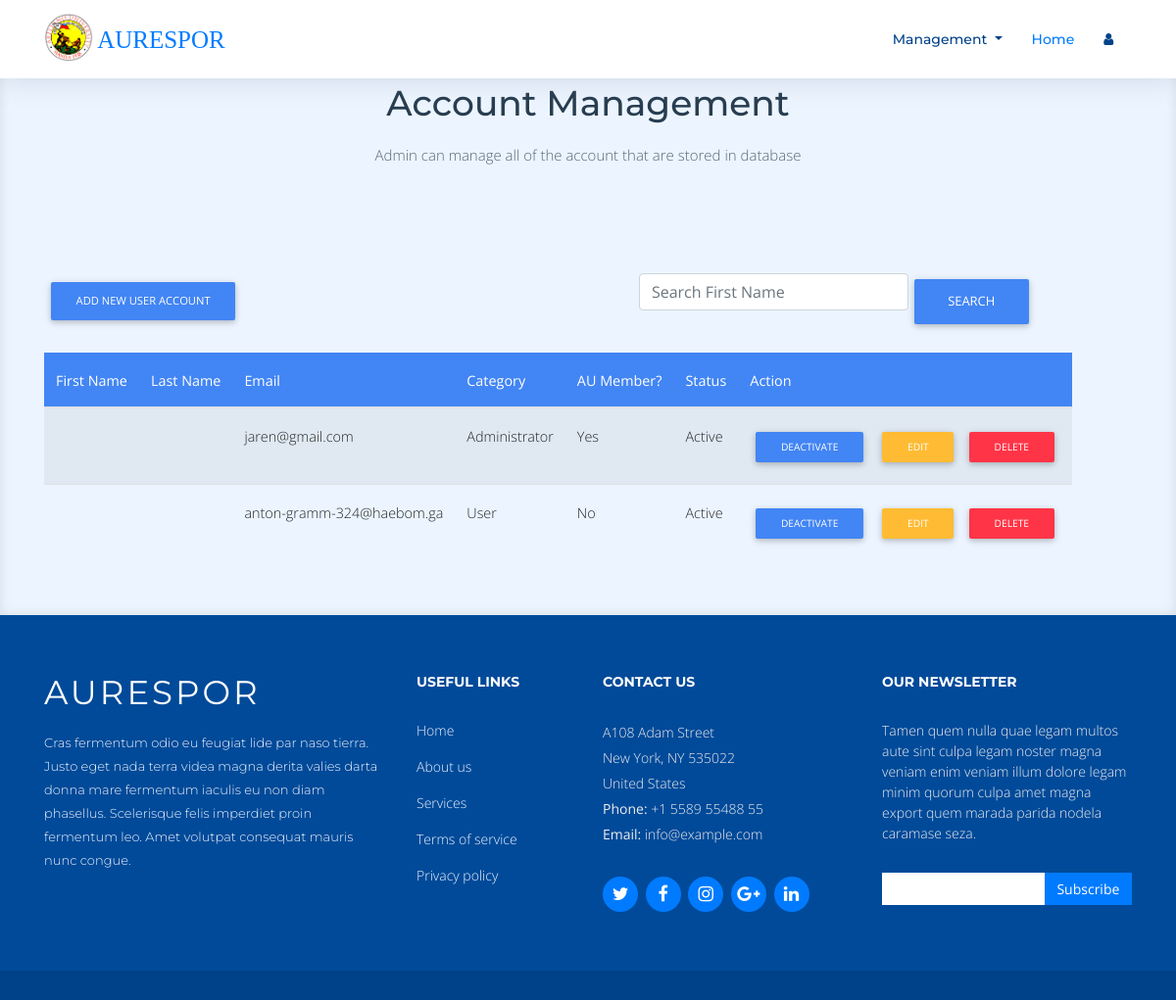
Before: /old/admindashboard.php with the older database file.
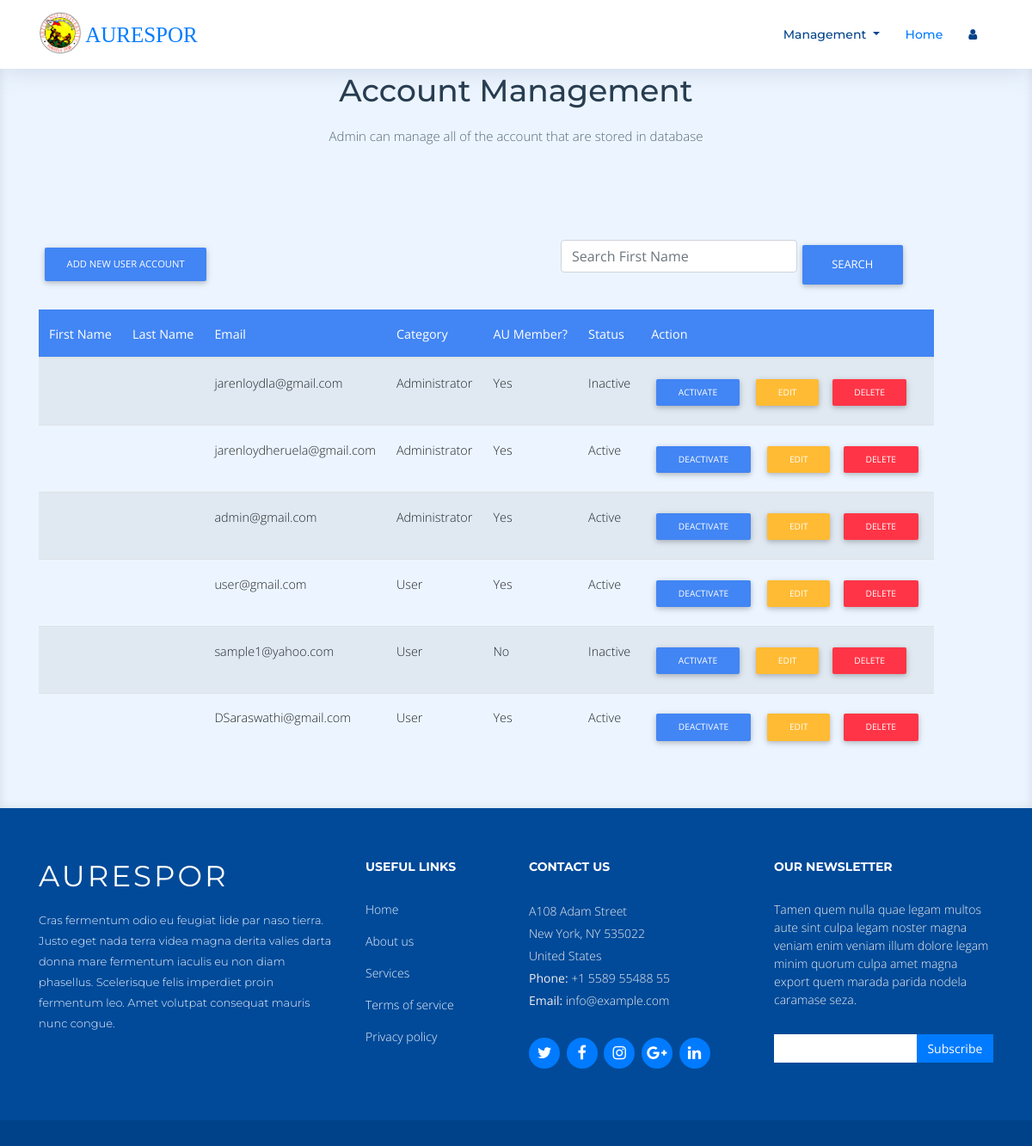
After: the same page with the newer database file.
### tables this page shows
CREATE TABLE `tblaccount` (
  `id` int(100) NOT NULL,
  `name` varchar(200) NOT NULL,
  `email` varchar(200) NOT NULL,
  `pass` varchar(200) NOT NULL,
  `status` varchar(20) NOT NULL,
  `ucategory` varchar(20) NOT NULL,
  `au_member` varchar(20) NOT NULL,
  `subcribe` varchar(20) NOT NULL,
  `datesub_start` varchar(20) NOT NULL,
  `datesub_end` varchar(20) NOT NULL
);

### old/admindashboard.php (the view, shortened to what this page needs)
<!DOCTYPE html>
<html lang="en">
<head>
  <link rel="stylesheet" href="https://use.fontawesome.com/releases/v5.11.2/css/all.css">
  <link rel="stylesheet" href="css/bootstrap.min.css">
	<link rel="stylesheet" href="css/mdb.min.css">
  <link href="./resource/lib/font-awesome/css/font-awesome.min.css" rel="stylesheet">
  <link href="./resource/lib/animate/animate.min.css" rel="stylesheet">
  <link href="./resource/lib/ionicons/css/ionicons.min.css" rel="stylesheet">
  <link href="./resource/lib/owlcarousel/assets/owl.carousel.min.css" rel="stylesheet">
  <link href="./resource/lib/lightbox/css/lightbox.min.css" rel="stylesheet">
  <link href="./resource/css/style.css" rel="stylesheet">
  <link href="./resource/css/addons.css" rel="stylesheet">
</head>
<body>
  <header id="header" class="fixed-top">
    <div class="container">
      <div class="logo float-left">
        <a href="#intro" class="scrollto"><img src="img/logo.png" alt="" class="img-fluid">&nbsp;<strong>AURESPOR</strong></a>
      </div>
      <nav class="main-nav float-right d-none d-lg-block" >
        <ul>
              <li class="nav-item dropdown">
                <a class="nav-link dropdown-toggle" href="#" id="navbarDropdown" role="button" data-toggle="dropdown" aria-haspopup="true" aria-expanded="false">
                  Management
                </a>
              </li>
              <li class="nav-item active" >
                <a class="nav-link" href="Journal/journal_dashboard.php">Home <span class="sr-only">(current)</span></a>
              </li>
              <li class="nav-item dropdown" >
              <a class="nav-link " href="#" id="navbarDropdown" role="button" data-toggle="dropdown" aria-haspopup="true" aria-expanded="false">
                <i class="fa fa-user"></i>&nbsp;</a>
              </li>
        </ul>
      </nav>
    </div>
  </header>
<br>
  <main id="main">
    <section id="services" class="section-bg">
      <div class="container">
        <header class="section-header">
          <h3>Account Management</h3>
          <p>Admin can manage all of the account that are stored in database</p>
        </header>
        <div class="row">
<section id="account">
<div class="container pt-5" id="accountdiv">
 <?php include ("./accounts/api/action.php");?>
  <table>
    <tr>
      <td>
      <a type="button" class="btn btn-primary btn-md" data-bs-toggle="modal" data-bs-target="#staticBackdrop">
        Add New User Account</a>
      </td>
      <td>
        <div class="input-group" style="margin: 0 0 0 100%;">
          <input type="search" class="form-control rounded" placeholder="Search First Name" aria-label="Search" style="width: 275px;" >
          <button type="button" class="btn btn-primary" id="accountsearch">Search</button>
        </div>
      </td>
      <td>
      </td>
    </tr>
    <tr><td><h4> </h4></td></tr>
  </table>
      <div class="row">
        <div class="col-xl-12 col-lg-12 col-md-12 col-sm-12 col-12 m-auto d-block">
            <table class="table table-striped" id="firstTable">
                <thead class="bg-primary text-white" id="firstThead">
                    <th> First Name </th>
                    <th> Last Name </th>
                    <th> Email </th>
                    <th> Category </th>
                    <th> AU Member? </th>
                    <th> Status</th>
                    <th colspan="3">Action</th>
                </thead>
                <tbody>
                    <?php
                         $sql = "SELECT * FROM tblaccount";
                         $result = mysqli_query($con, $sql);
                         if(mysqli_num_rows($result) > 0) {
                             $account = mysqli_fetch_all($result,MYSQLI_ASSOC);
                             foreach($account as $user) : ?>
                                <tr id="result">
                                    <td><?php echo $user['fname']; ?> </td>
                                    <td><?php echo $user['lname']; ?> </td>
                                    <td><?php echo $user['email']; ?> </td>
                                    <td><?php echo $user['ucategory']; ?> </td>
                                    <td><?php echo $user['au_member']; ?> </td>
                                    <td><?php echo $user['status']; ?> </td>
                                    <td>
                                        <?php
                                          $status = $user['status'];
                                          if($status == "Active")
                                          {
                                            $stat1="Deactivate";
                                          }
                                          elseif($status =="Inactive")
                                          {
                                            $stat1 = "Activate";
                                          }
                                        ?>
                                            <a href="admindashboard.php?status=<?php echo $user['status']?>&id=<?php echo $user['id']?>"><input type="submit" class="btn btn-primary btn-sm" id="btn_edit1" style="padding: left 10px;" value="<?php echo "$stat1" ?>" >&nbsp;</input></a>
                                          <a href="#editaccount"><input type="submit" class="btn btn-warning btn-sm" id="btn_edit" value="Edit" data-bs-toggle="modal" data-bs-target="#editaccount">
                                          </input></a>
                                          <a href="admindashboard.php?delete=<?php echo $user['id'];?>"><input type="submit" class="btn btn-danger btn-sm" id="btn_delete" value="Delete">
                                          </input></a>
                                    </td>
                                </tr>
                          <?php endforeach;
                         }
                    ?>
                </tbody>
            </table>
        </div>
    </div>
</div>
</section><br><br><br><br>
    </section>
  </main>
  <footer id="footer">
    <div class="footer-top">
      <div class="container">
        <div class="row">
          <div class="col-lg-4 col-md-6 footer-info">
            <h3>AURESPOR</h3>
            <p>Cras fermentum odio eu feugiat lide par naso tierra. Justo eget nada terra videa magna derita valies darta donna mare fermentum iaculis eu non diam phasellus. Scelerisque felis imperdiet proin fermentum leo. Amet volutpat consequat mauris nunc congue.</p>
          </div>
          <div class="col-lg-2 col-md-6 footer-links">
            <h4>Useful Links</h4>
            <ul>
              <li><a href="#">Home</a></li>
              <li><a href="#">About us</a></li>
              <li><a href="#">Services</a></li>
              <li><a href="#">Terms of service</a></li>
              <li><a href="#">Privacy policy</a></li>
            </ul>
          </div>
          <div class="col-lg-3 col-md-6 footer-contact">
            <h4>Contact Us</h4>
            <p>
              A108 Adam Street <br>
              New York, NY 535022<br>
              United States <br>
              <b>Phone:</b> +1 5589 55488 55<br>
              <b>Email:</b> info@example.com<br>
            </p>
            <div class="social-links">
              <a href="#" class="twitter"><i class="fa fa-twitter"></i></a>
              <a href="#" class="facebook"><i class="fa fa-facebook"></i></a>
              <a href="#" class="instagram"><i class="fa fa-instagram"></i></a>
              <a href="#" class="google-plus"><i class="fa fa-google-plus"></i></a>
              <a href="#" class="linkedin"><i class="fa fa-linkedin"></i></a>
            </div>
          </div>
          <div class="col-lg-3 col-md-6 footer-newsletter">
            <h4>Our Newsletter</h4>
            <p>Tamen quem nulla quae legam multos aute sint culpa legam noster magna veniam enim veniam illum dolore legam minim quorum culpa amet magna export quem marada parida nodela caramase seza.</p>
            <form action="" method="post">
              <input type="email" name="email"><input type="submit"  value="Subscribe">
            </form>
          </div>
        </div>
      </div>
    </div>
  </footer>
</body>
</html>

### resource/css/style.css (style rules this page uses)
body { background: #fff; color: #444; font-family: "Open Sans", sans-serif; }
strong { font-family: thwack light; font-size: 25px; }
a { color: #007bff; transition: 0.5s; }
p { padding: 0; margin: 0 0 30px 0; }
h1, h2, h3, h4, h5, h6 { font-family: "Montserrat", sans-serif; font-weight: 400; margin: 0 0 20px 0; padding: 0; }
#header { height: 80px; transition: all 0.5s; z-index: 997; transition: all 0.5s; padding: 20px 0; background: #fff; box-shadow: 0px 0px 30px rgba(127, 137, 161, 0.3); }
#header .logo img { padding: 0; max-height: 50px; position: relative; bottom: 7px; }
.main-nav, .main-nav * { margin: 0; padding: 0; list-style: none; }
.main-nav > ul > li { position: relative; white-space: nowrap; float: left; }
.main-nav a { display: block; position: relative; color: #004289; padding: 10px 15px; transition: 0.3s; font-size: 14px; font-family: "Montserrat", sans-serif; font-weight: 500; }
.main-nav a:hover, .main-nav .active > a, .main-nav li:hover > a { color: #007bff; text-decoration: none; }
.mobile-nav { position: fixed; top: 0; bottom: 0; z-index: 9999; overflow-y: auto; left: -260px; width: 260px; padding-top: 18px; background: rgba(19, 39, 57, 0.8); transition: 0.4s; }
.mobile-nav * { margin: 0; padding: 0; list-style: none; }
.mobile-nav a { display: block; position: relative; color: #fff; padding: 10px 20px; font-weight: 500; }
.mobile-nav a:hover, .mobile-nav .active > a, .mobile-nav li:hover > a { color: #74b5fc; text-decoration: none; }
.section-header h3 { font-size: 36px; color: #283d50; text-align: center; font-weight: 500; position: relative; }
.section-header p { text-align: center; margin: auto; font-size: 15px; padding-bottom: 60px; color: #556877; width: 50%; }
.section-bg { background: #ecf5ff; }
#services { padding: 60px 0 40px 0; box-shadow: inset 0px 0px 12px 0px rgba(0, 0, 0, 0.1); }
#footer { background: #00428a; padding: 0 0 30px 0; color: #eee; font-size: 14px; }
#footer .footer-top { background: #004a99; padding: 60px 0 30px 0; }
#footer .footer-top .footer-info { margin-bottom: 30px; }
#footer .footer-top .footer-info h3 { font-size: 34px; margin: 0 0 20px 0; padding: 2px 0 2px 0; line-height: 1; font-family: "Montserrat", sans-serif; color: #fff; font-weight: 400; letter-spacing: 3px; text-transform: uppercase; }
#footer .footer-top .footer-info p { font-size: 13px; line-height: 24px; margin-bottom: 0; font-family: "Montserrat", sans-serif; color: #ecf5ff; }
#footer .footer-top .social-links a { font-size: 18px; display: inline-block; background: #007bff; color: #fff; line-height: 1; padding: 8px 0; margin-right: 4px; border-radius: 50%; text-align: center; width: 36px; height: 36px; transition: 0.3s; }
#footer .footer-top h4 { font-size: 14px; font-weight: bold; color: #fff; text-transform: uppercase; position: relative; padding-bottom: 10px; }
#footer .footer-top .footer-links { margin-bottom: 30px; }
#footer .footer-top .footer-links ul { list-style: none; padding: 0; margin: 0; }
#footer .footer-top .footer-links ul li { padding: 8px 0; }
#footer .footer-top .footer-links ul li:first-child { padding-top: 0; }
#footer .footer-top .footer-links ul a { color: #ecf5ff; }
#footer .footer-top .footer-contact { margin-bottom: 30px; }
#footer .footer-top .footer-contact p { line-height: 26px; }
#footer .footer-top .footer-newsletter { margin-bottom: 30px; }
#footer .footer-top .footer-newsletter input[type="email"] { border: 0; padding: 6px 8px; width: 65%; }
#footer .footer-top .footer-newsletter input[type="submit"] { background: #007bff; border: 0; width: 35%; padding: 6px 0; text-align: center; color: #fff; transition: 0.3s; cursor: pointer; }

Changed rows visible on the page:
removed tblaccount: email "anton-gramm-324@haebom.ga", ucategory "User", au_member "No", status "Active", status "Deactivate"
changed tblaccount: email "jaren@gmail.com" → "jarenloydla@gmail.com"; status "Active" → "Inactive"; status "Deactivate" → "Activate"
added tblaccount: email "jarenloydheruela@gmail.com", ucategory "Administrator", au_member "Yes", status "Active", status "Deactivate"
added tblaccount: email "admin@gmail.com", ucategory "Administrator", au_member "Yes", status "Active", status "Deactivate"
added tblaccount: email "user@gmail.com", ucategory "User", au_member "Yes", status "Active", status "Deactivate"
added tblaccount: email "sample1@yahoo.com", ucategory "User", au_member "No", status "Inactive", status "Activate"
added tblaccount: email "DSaraswathi@gmail.com", ucategory "User", au_member "Yes", status "Active", status "Deactivate"
